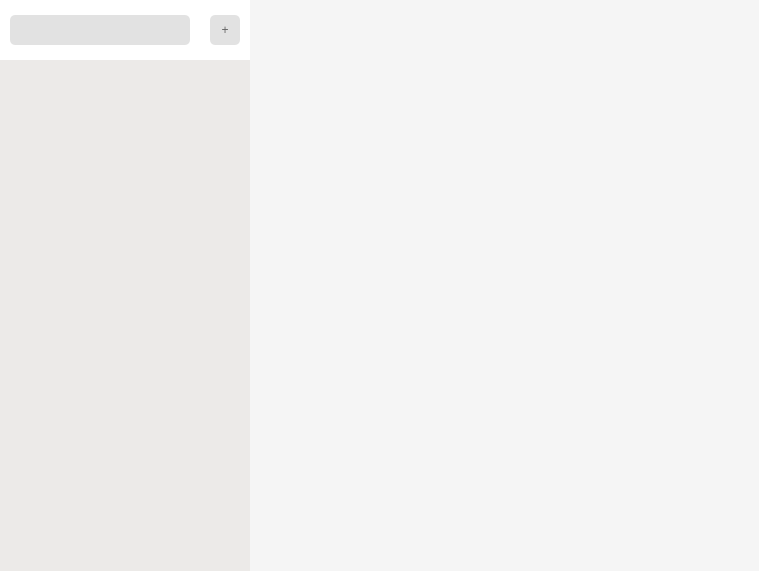
<?xml version="1.0" encoding="UTF-8"?>
<ui version="4.0">
 <class>CharWidget</class>
 <widget class="QWidget" name="CharWidget">
  <property name="geometry">
   <rect>
    <x>0</x>
    <y>0</y>
    <width>759</width>
    <height>571</height>
   </rect>
  </property>
  <property name="windowTitle">
   <string>CharWidget</string>
  </property>
  <property name="styleSheet">
   <string notr="true">
#searchWidget
{
   background-color:#fff;
}

#btnSearch
{
   background-color:#E2E2E2;
   border:0px;
   width:30px;
   height:30px;
   border-radius:5px;
   color:#666;
}

#lineEdit{
   background-color:#E2E2E2;
   border-radius:5px;
   border-width:0;
   border-style:outset;
   width:180px;
   height:30px;
   line-height:30px;
}

#btnSearch:hover{
   background-color:#D1D1D1;
}
#firedListWidget{
  background-color:#ECEAE8;
  outline:0px;
}
#firedleftWidget{
 border-left:solid 1px #666;
}
#firedListWidget::item:selected {
   background-color:#C6C5C5;
   border:0px;
}

#firedListWidget::item:hover{
 background-color:#DFDCDB;
}
#myChatWidget{
  background-color:#F5F5F5;
}

</string>
  </property>
  <layout class="QHBoxLayout" name="horizontalLayout">
   <property name="spacing">
    <number>0</number>
   </property>
   <property name="leftMargin">
    <number>0</number>
   </property>
   <property name="topMargin">
    <number>0</number>
   </property>
   <property name="rightMargin">
    <number>0</number>
   </property>
   <property name="bottomMargin">
    <number>0</number>
   </property>
   <item>
    <widget class="QWidget" name="firedleftWidget" native="true">
     <property name="sizePolicy">
      <sizepolicy hsizetype="Fixed" vsizetype="Preferred">
       <horstretch>0</horstretch>
       <verstretch>0</verstretch>
      </sizepolicy>
     </property>
     <property name="minimumSize">
      <size>
       <width>250</width>
       <height>0</height>
      </size>
     </property>
     <property name="maximumSize">
      <size>
       <width>250</width>
       <height>16777215</height>
      </size>
     </property>
     <layout class="QVBoxLayout" name="verticalLayout">
      <property name="spacing">
       <number>0</number>
      </property>
      <property name="leftMargin">
       <number>0</number>
      </property>
      <property name="topMargin">
       <number>0</number>
      </property>
      <property name="rightMargin">
       <number>0</number>
      </property>
      <property name="bottomMargin">
       <number>0</number>
      </property>
      <item alignment="Qt::AlignTop">
       <widget class="QWidget" name="searchWidget" native="true">
        <property name="sizePolicy">
         <sizepolicy hsizetype="Expanding" vsizetype="Fixed">
          <horstretch>0</horstretch>
          <verstretch>0</verstretch>
         </sizepolicy>
        </property>
        <property name="minimumSize">
         <size>
          <width>0</width>
          <height>60</height>
         </size>
        </property>
        <property name="maximumSize">
         <size>
          <width>16777215</width>
          <height>60</height>
         </size>
        </property>
        <widget class="DiyLineEdit" name="lineEdit">
         <property name="geometry">
          <rect>
           <x>10</x>
           <y>15</y>
           <width>180</width>
           <height>30</height>
          </rect>
         </property>
         <property name="sizePolicy">
          <sizepolicy hsizetype="Expanding" vsizetype="Expanding">
           <horstretch>0</horstretch>
           <verstretch>0</verstretch>
          </sizepolicy>
         </property>
         <property name="maximumSize">
          <size>
           <width>16777215</width>
           <height>30</height>
          </size>
         </property>
         <property name="sizeIncrement">
          <size>
           <width>0</width>
           <height>0</height>
          </size>
         </property>
         <property name="baseSize">
          <size>
           <width>0</width>
           <height>0</height>
          </size>
         </property>
         <property name="cursor">
          <cursorShape>IBeamCursor</cursorShape>
         </property>
         <property name="mouseTracking">
          <bool>false</bool>
         </property>
         <property name="layoutDirection">
          <enum>Qt::LeftToRight</enum>
         </property>
         <property name="frame">
          <bool>true</bool>
         </property>
         <property name="alignment">
          <set>Qt::AlignLeading|Qt::AlignLeft|Qt::AlignVCenter</set>
         </property>
         <property name="cursorMoveStyle">
          <enum>Qt::LogicalMoveStyle</enum>
         </property>
         <property name="clearButtonEnabled">
          <bool>true</bool>
         </property>
        </widget>
        <widget class="QPushButton" name="btnSearch">
         <property name="geometry">
          <rect>
           <x>210</x>
           <y>15</y>
           <width>30</width>
           <height>30</height>
          </rect>
         </property>
         <property name="sizePolicy">
          <sizepolicy hsizetype="Fixed" vsizetype="Preferred">
           <horstretch>0</horstretch>
           <verstretch>0</verstretch>
          </sizepolicy>
         </property>
         <property name="maximumSize">
          <size>
           <width>30</width>
           <height>16777215</height>
          </size>
         </property>
         <property name="text">
          <string>+</string>
         </property>
        </widget>
       </widget>
      </item>
      <item>
       <widget class="QListWidget" name="firedListWidget">
        <property name="styleSheet">
         <string notr="true">QScrollBar:vertical {
      border:0;
      background-color:#ECEAE8;
 	  width:5px;
  }
  QScrollBar::handle:vertical {
      background: #B4B1B0;
      min-height: 10px;
      border-radius:10px;
  }
  QScrollBar::add-line:vertical {
      border: 0;
 
  }

  QScrollBar::sub-line:vertical {
      border:0;

  }
</string>
        </property>
        <property name="frameShape">
         <enum>QFrame::NoFrame</enum>
        </property>
        <property name="lineWidth">
         <number>0</number>
        </property>
       </widget>
      </item>
     </layout>
    </widget>
   </item>
   <item>
    <widget class="MyChatWidget" name="myChatWidget" native="true"/>
   </item>
  </layout>
 </widget>
 <layoutdefault spacing="6" margin="11"/>
 <customwidgets>
  <customwidget>
   <class>DiyLineEdit</class>
   <extends>QLineEdit</extends>
   <header>diylineedit.h</header>
  </customwidget>
  <customwidget>
   <class>MyChatWidget</class>
   <extends>QWidget</extends>
   <header>mychatwidget.h</header>
   <container>1</container>
  </customwidget>
 </customwidgets>
 <resources/>
 <connections/>
</ui>
